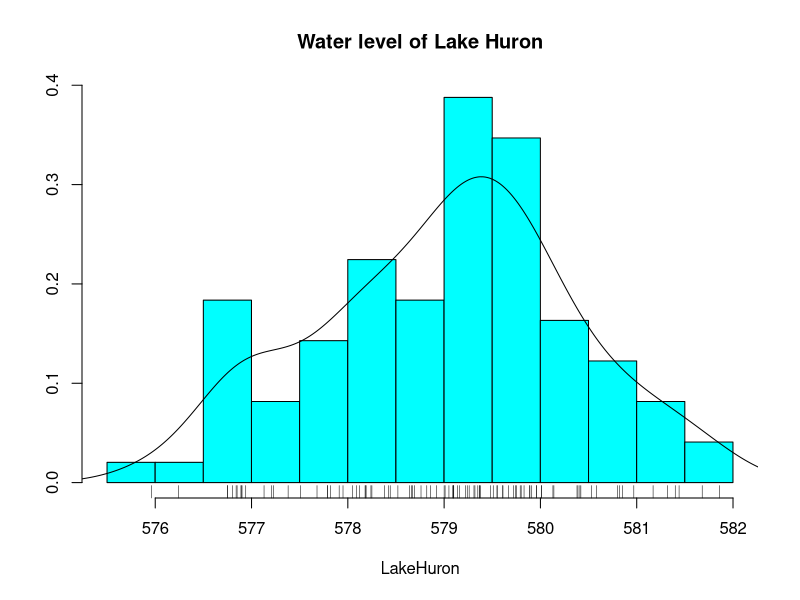
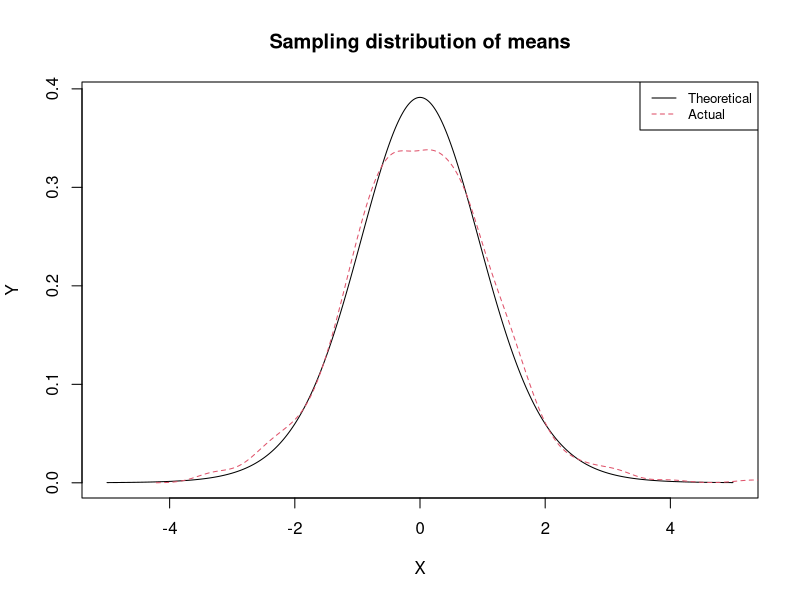
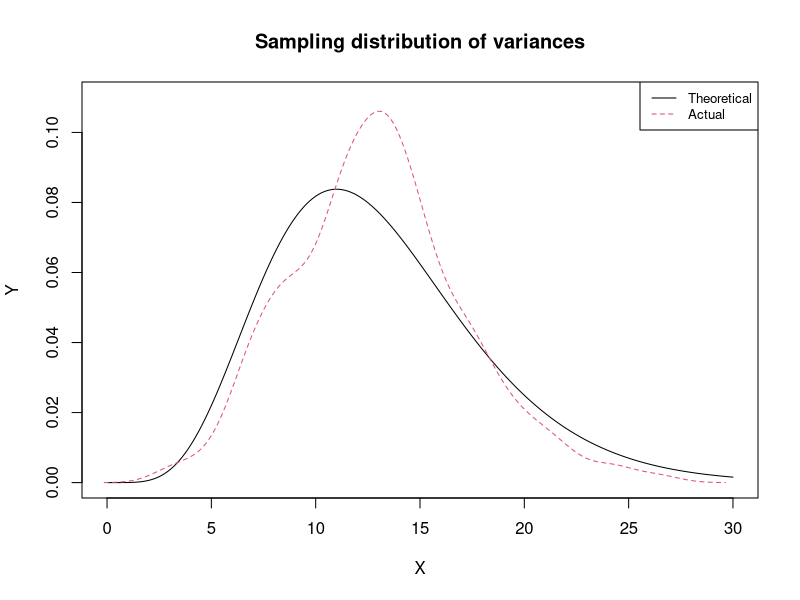

Here is the R script that generated these plots, in order:
## ---- chunk 1
knitr::opts_chunk$set(echo = TRUE)
library(MASS)
set.seed(18081932)
## ---- chunk 2
data.summary <- summary(LakeHuron)
print(data.summary)
## ---- chunk 3
upper.fluctuation <- (data.summary[6] - data.summary[4])/data.summary[4]
lower.fluctuation <- (data.summary[4] - data.summary[1])/data.summary[4]

up <- round(upper.fluctuation * 100, 2)
cat(paste(sep = "", "The highest level is ", up, "% above the mean.\n"))

dn <- round(lower.fluctuation * 100, 2)
cat(paste(sep = "", "The lowest level is ", dn, "% below the mean.\n"))
## ---- chunk 4
truehist(LakeHuron, nbins = 14, main = "Water level of Lake Huron")
lines(density(LakeHuron))
rug(LakeHuron)
## ---- chunk 5
sig.p <- 0.05 # Significant p-value.
normality.result <- shapiro.test(LakeHuron)
p.val <- round(normality.result[["p.value"]], 3)
if (p.val > sig.p) {
  cat(paste(sep = "", "Shapiro-Wilk test has p-value ", p.val, ".\n"))
  cat(paste(sep = "", "Data is normal ", "at significance level ", sig.p, ".\n"))
} else {
  cat(paste(sep = "", "Shapiro-Wilk test has p-value ", p.val, ".\n"))
  cat(paste(sep = "", "Data is NOT normal ", "at significance level ", sig.p, ".\n"))
}
## ---- chunk 6
population.size <- length(LakeHuron)
sample.size <- population.size / 7
n.samples <- 500

sample_stats <- function(i) {
  # This function has a dummy argument. We have it so that it can be invoked
  # through an apply family of functions.
  s <-
    LakeHuron[sample(population.size, sample.size, replace = TRUE)]
  c(mean(s), sd(s))
}

sample.stats <- sapply(1:n.samples, sample_stats)
population.mean <- mean(LakeHuron)
sample.t <-
  (sample.stats[1,] - population.mean) / (sample.stats[2,] / sqrt(sample.size))

# Get the domain of the t-distribution that best fits our standardized sample 
# means.
L <- round(max(abs(range(sample.t))))
X <- seq(from = -L, to = L, length.out = n.samples)
Y <- dt(X, df = sample.size - 1)
plot(X, Y, type = "l", lty = 1, col = 1)
lines(density(sample.t), lty = 2, col = 2)
legend.text <- c("Theoretical", "Actual")
legend("topright", col = c(1, 2), lty = c(1, 2), legend = legend.text, cex = 0.8)
title(main = "Sampling distribution of means")
## ---- chunk 7
sample.var <- sample.stats[2, ]^2
population.var <- var(LakeHuron)
sample.chisq <- (sample.size - 1) * sample.var/population.var
X.left <- seq(from = 0, to = 10, length.out = 100)
X.right <- seq(from = 10, to = 30, length.out = n.samples - length(X.left))
X <- c(X.left, X.right)
Y <- dchisq(X, df = sample.size - 1)
# We compute the density separately so that we can estimate the extent of the
# y-axis.
D <- density(sample.chisq)
plot(X, Y, type = "l", lty = 1, col = 1, ylim = c(0, round(range(D$y)[2], 1) + 0.01))
lines(D, lty = 2, col = 2)
legend.text <- c("Theoretical", "Actual")
legend("topright", col = c(1, 2), lty = c(1, 2), legend = legend.text, cex = 0.8)
title(main = "Sampling distribution of variances")
